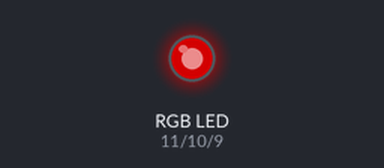
Simulated run of this sketch. Board: Arduino Uno, built with avr-gcc and run on an emulated ATmega328P. Parts: an RGB LED mixed from three pins (HIGH = lit). Dim RGB values are drawn brighter than linear.

Above: at 0.05 s.
At 1.2 s:
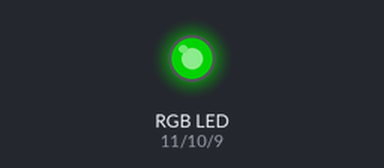
At 2.4 s:
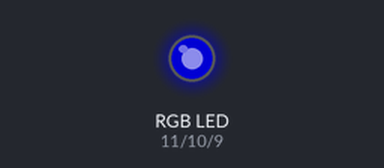
At 3.0 s:
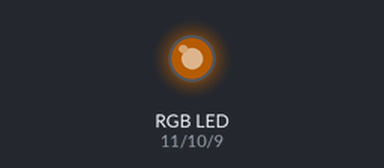
At 3.6 s:
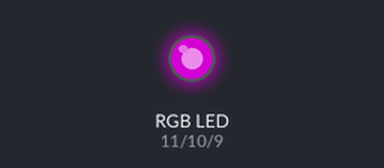
At 4.8 s:
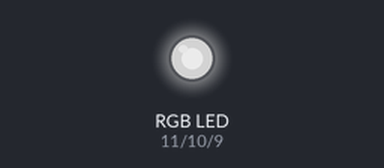
Timing chart, 0 to 6.2 s (numbered marks = the images above):
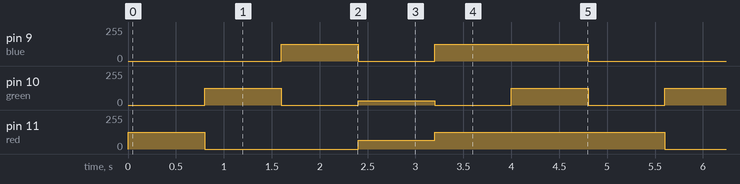

Measured:
- by itself, pin 9 (blue): repeats every 4.8 s: 0/255 0.80 s, 125/255 1.6 s, 0/255 1.6 s, 125/255 0.80 s
- by itself, pin 10 (green): repeats every 4.8 s: 0/255 0.80 s, 32/255 0.80 s, 2 × (0/255 0.80 s, 125/255 0.80 s)
- by itself, pin 11 (red): repeats every 4.8 s: 0/255 1.6 s, 64/255 0.80 s, 125/255 2.4 s

The sketch:

Lesson8_Aug30_PWM.ino
```cpp
//While we can't change the voltage of a digital output, we can change the duration that it's on.
//This is referred to as pulse width modulation (PWM) and the digital pins capable of achieving this are marked with a "~"
int red = 11; //output pins for three LED colors
int green = 10;
int blue = 9;

void setup() {
  //set our pins to drive output to the LEDs
  pinMode(red, OUTPUT);
  pinMode(green, OUTPUT);
  pinMode(blue, OUTPUT);
}

void RGB_color(int red_value, int green_value, int blue_value){     //whatever you put in the parentheses in a function is considered as an input.
  //custom function to set three PWM color channels to any given mixture.
  analogWrite(red, red_value);
  analogWrite(green, green_value);
  analogWrite(blue, blue_value);
}

void loop() {
  //cycle through several different color settings that runs the RGB_color function
  RGB_color(125, 0, 0); //red
  delay(800);
  RGB_color(0, 125, 0); //green
  delay(800);
  RGB_color(0, 0, 125); //blue
  delay(800);
  RGB_color(64, 32, 0); //yello
  delay(800);
  RGB_color(125, 0, 125); //purple
  delay(800);
  RGB_color(125, 125, 125); //white
  delay(800);
}
```
